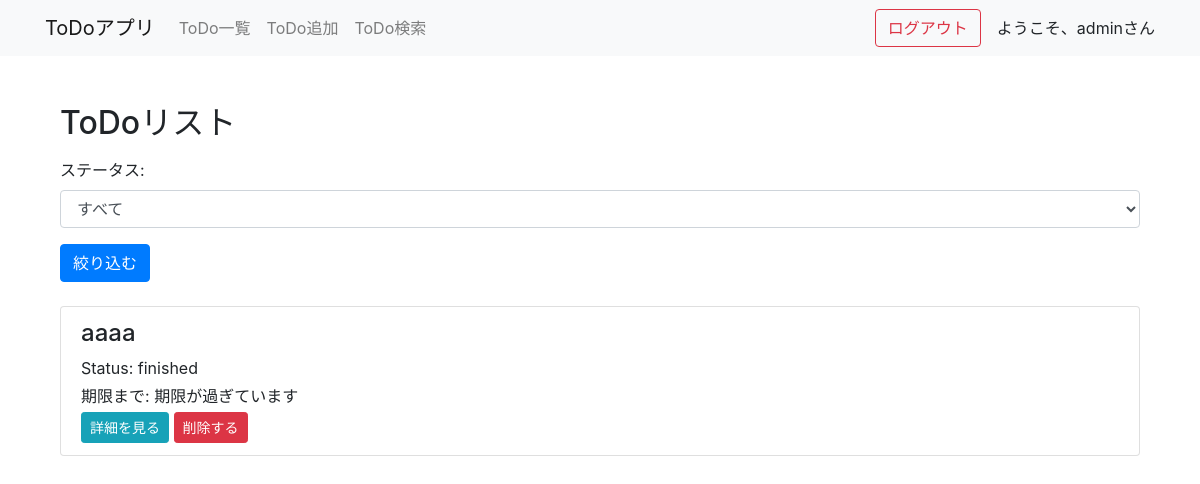
Page /todo/ (signed in) on the earlier database version.
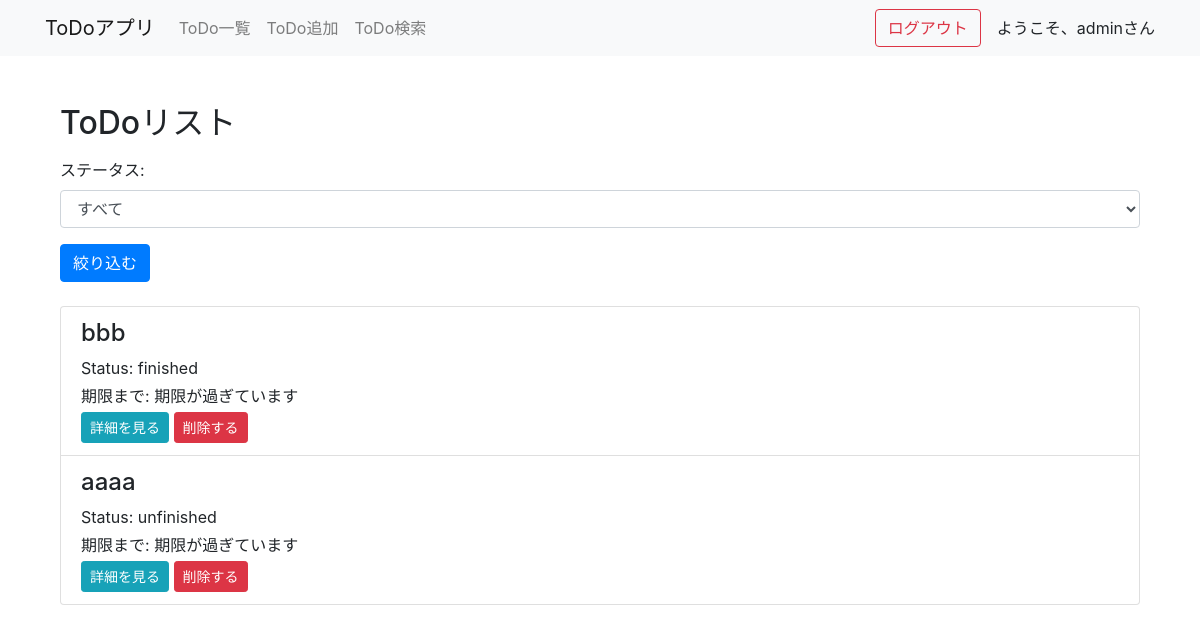
Same page on the later database version.
### todo_app/models.py (models this page shows, shortened)
class Post(models.Model):
    title = models.CharField(max_length=40)
    text = models.TextField()
    date = models.DateField()
    status = models.CharField(
        max_length = 100,
        choices = CATEGORY
    )
    user = models.ForeignKey(User, on_delete=models.CASCADE)

### todo_app/views.py (the view)
# urls.py: path('todo/', views.ListTodoView.as_view(), name='todo-list'),
class ListTodoView(LoginRequiredMixin, ListView):
    template_name = 'todo/todo_list.html'
    model = Post
    context_object_name = 'todos'  # テンプレート内で使用するオブジェクトの名前を指定
    def get_queryset(self):
        status = self.request.GET.get('status')
        if status == 'finished':
            todos = Post.objects.filter(user=self.request.user, status='finished').order_by('date')
        elif status == 'unfinished':
            todos = Post.objects.filter(user=self.request.user, status='unfinished').order_by('date')
        else:
            todos = Post.objects.filter(user=self.request.user).order_by('date')
        return todos
    def get_context_data(self, **kwargs):
        context = super().get_context_data(**kwargs)
        context['status'] = self.request.GET.get('status', '')
        return context

### todo_app/templatetags/custom_filters.py (called while the page is built)
@register.filter
def days_until(target_date):
    if not isinstance(target_date, date):
        return ''
    today = date.today()
    delta = target_date - today
    if delta.days >= 0:
        return f'{delta.days}日'
    else:
        return '期限が過ぎています'

### todo_app/templates/todo/todo_list.html (shortened to what this page needs)
{% extends 'base.html' %}
{% load custom_filters %}
{% block content %}
<div class="container">
    <h2 class="mt-4 mb-3">ToDoリスト</h2>
    <form method="get" action="{% url 'todo-list' %}" class="mb-4">
        <div class="form-group">
            <label for="status">ステータス:</label>
            <select name="status" id="status" class="form-control">
                <option value="">すべて</option>
            </select>
        </div>
        <button type="submit" class="btn btn-primary">絞り込む</button>
    </form>
    <ul class="list-group">
        {% for todo in todos %}
            <li class="list-group-item">
                <h4>{{ todo.title }}</h4>
                <p class="mb-1">Status: {{ todo.status }}</p>
                <p class="mb-1">期限まで: {{ todo.date|days_until }}</p>
                <a href="{% url 'todo-detail' todo.pk %}" class="btn btn-info btn-sm">詳細を見る</a>
                <a href="{% url 'todo-delete' todo.pk %}" class="btn btn-danger btn-sm">削除する</a>
            </li>
        {% empty %}
            <li class="list-group-item">ToDoはありません。</li>
        {% endfor %}
    </ul>
</div>
{% endblock content %}

### templates/base.html (shortened to what this page needs)
<!DOCTYPE html>
<html lang="en">
<head>
    <link rel="stylesheet" href="https://stackpath.bootstrapcdn.com/bootstrap/4.5.2/css/bootstrap.min.css">
    <link rel="stylesheet" href="https://cdnjs.cloudflare.com/ajax/libs/bootstrap-datetimepicker/4.17.47/css/bootstrap-datetimepicker.min.css">
</head>
<body>
    <nav class="navbar navbar-expand-lg navbar-light bg-light">
        <div class="container">
            <a class="navbar-brand" href="#">ToDoアプリ</a>
            <div class="collapse navbar-collapse" id="navbarNav">
                <ul class="navbar-nav mr-auto">
                    {% if request.user.is_authenticated %}
                        <li class="nav-item">
                            <a class="nav-link" href="{% url 'todo-list' %}">ToDo一覧</a>
                        </li>
                        <li class="nav-item">
                            <a class="nav-link" href="{% url 'todo-create' %}">ToDo追加</a>
                        </li>
                        <li class="nav-item">
                            <a class="nav-link" href="{% url 'todo-search' %}">ToDo検索</a>
                        </li>
                    {% endif %}
                </ul>
                {% if request.user.is_authenticated %}
                    <form class="form-inline my-2 my-lg-0" method="POST" action="{% url 'accounts:logout' %}">
                        <button class="btn btn-outline-danger my-2 my-sm-0" type="submit">ログアウト</button>
                    </form>
                    <p class="ml-3 my-0">ようこそ、{{ request.user.username }}さん</p>
                {% endif %}
            </div>
        </div>
    </nav>
    <div class="container mt-4">
        <div class="row">
            <div class="col">
                {% block content %}{% endblock %}
            </div>
        </div>
    </div>
    <footer></footer>
</body>
</html>

### templates/base.html (style rules this page uses)
footer { height: 15vh; }

Differences in the rows shown:
added Post: title "bbb", status "finished", date|days_until "期限が過ぎています"
changed Post "aaaa": status "finished" → "unfinished"
